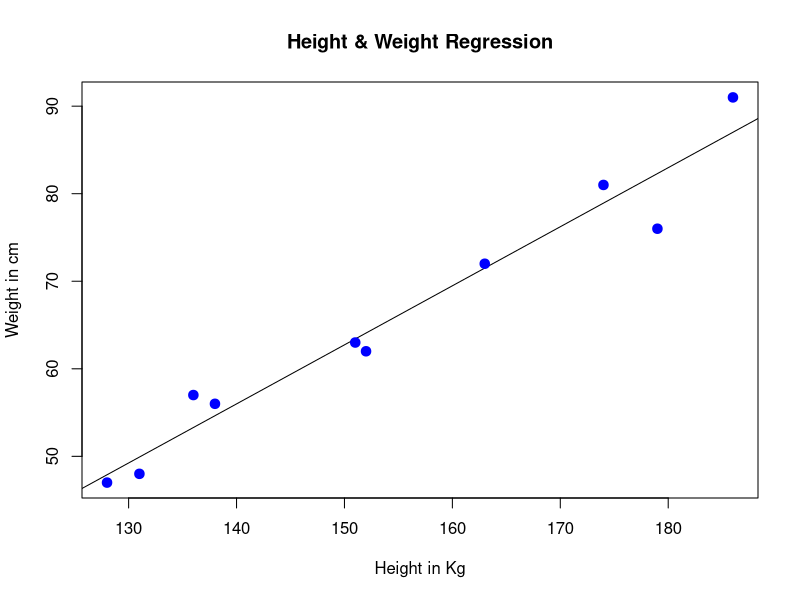

Generate this figure with R:
#Regression analysis is a very widely used statistical tool to establish a relationship
#model between two variables. One of these variable is called predictor variable whose value 
#is gathered through experiments. The other variable is called response variable whose value 
#is derived from the predictor variable.

#In Linear Regression these two variables are related through an equation, where exponent (power) 
#of both these variables is 1. Mathematically a linear relationship represents a straight line
#when plotted as a graph. A non-linear relationship where the exponent of any variable is not equal 
#to 1 creates a curve.

#The general mathematical equation for a linear regression is −

#y = ax + b
#Following is the description of the parameters used −

#y is the response variable.

#x is the predictor variable.

#a and b are constants which are called the coefficients.

#Steps to Establish a Regression
#A simple example of regression is predicting weight of a person when his height is known.
#To do this we need to have the relationship between height and weight of a person.

#The steps to create the relationship is −

#Carry out the experiment of gathering a sample of observed values of height and corresponding weight.

#Create a relationship model using the lm() functions in R.

#Find the coefficients from the model created and create the mathematical equation using these

#Get a summary of the relationship model to know the average error in prediction. Also called residuals.

#To predict the weight of new persons, use the predict() function in R.

#Input Data
#Below is the sample data representing the observations −

# Values of height
#151, 174, 138, 186, 128, 136, 179, 163, 152, 131

# Values of weight.
#63, 81, 56, 91, 47, 57, 76, 72, 62, 48

#lm() Function
#This function creates the relationship model between the predictor and the response variable.

#Syntax
#The basic syntax for lm() function in linear regression is −

#lm(formula,data)
#Following is the description of the parameters used −

#formula is a symbol presenting the relation between x and y.

#data is the vector on which the formula will be applied.

#Create Relationship Model & get the Coefficients
x <- c(151, 174, 138, 186, 128, 136, 179, 163, 152, 131)
y <- c(63, 81, 56, 91, 47, 57, 76, 72, 62, 48)

# Apply the lm() function.
relation <- lm(y~x)

print(relation)


print(summary(relation))


#predict() Function
#Syntax
#The basic syntax for predict() in linear regression is −

#predict(object, newdata)
#Following is the description of the parameters used −

#object is the formula which is already created using the lm() function.

#newdata is the vector containing the new value for predictor variable.

#Predict the weight of new persons

# The predictor vector.
x <- c(151, 174, 138, 186, 128, 136, 179, 163, 152, 131) # independent variable,or predictor variable

# The resposne vector.
y <- c(63, 81, 56, 91, 47, 57, 76, 72, 62, 48)# dependent variable or response variable

# Apply the lm() function.
relation <- lm(y~x)
print(relation)
#y=a+bx
#y=-38.4551+0.6746x
# Find weight of a person with height 170.
a <- data.frame(x = 170)
result <-  predict(relation,a)
print(result)


#Visualize the Regression Graphically

# Create the predictor and response variable.
x <- c(151, 174, 138, 186, 128, 136, 179, 163, 152, 131)
y <- c(63, 81, 56, 91, 47, 57, 76, 72, 62, 48)
relation <- lm(y~x)

# Give the chart file a name.
#png(file = "linearregression.png")

# Plot the chart.
plot(x,y,col = "blue",main = "Height & Weight Regression",
     abline(lm(y~x)),cex = 1.9,pch = 20,xlab = "Height in Kg",ylab = "Weight in cm")

# Save the file.
#dev.off()
